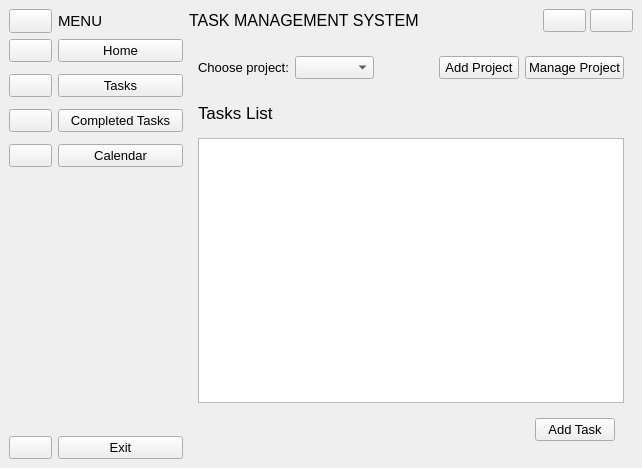
<?xml version="1.0" encoding="UTF-8"?>
<ui version="4.0">
 <class>MainWindow</class>
 <widget class="QMainWindow" name="MainWindow">
  <property name="geometry">
   <rect>
    <x>0</x>
    <y>0</y>
    <width>642</width>
    <height>468</height>
   </rect>
  </property>
  <property name="font">
   <font>
    <pointsize>10</pointsize>
   </font>
  </property>
  <property name="windowTitle">
   <string>Task Management System</string>
  </property>
  <property name="windowIcon">
   <iconset resource="resources.qrc">
    <normaloff>:/icons/icons/9054813_bx_task_icon.svg</normaloff>:/icons/icons/9054813_bx_task_icon.svg</iconset>
  </property>
  <widget class="QWidget" name="centralwidget">
   <layout class="QHBoxLayout" name="horizontalLayout_6">
    <item>
     <widget class="QWidget" name="navbar_widget" native="true">
      <layout class="QVBoxLayout" name="verticalLayout_3">
       <property name="leftMargin">
        <number>0</number>
       </property>
       <property name="topMargin">
        <number>0</number>
       </property>
       <property name="rightMargin">
        <number>0</number>
       </property>
       <property name="bottomMargin">
        <number>0</number>
       </property>
       <item>
        <widget class="QWidget" name="widget_4" native="true">
         <property name="sizePolicy">
          <sizepolicy hsizetype="Preferred" vsizetype="Fixed">
           <horstretch>0</horstretch>
           <verstretch>0</verstretch>
          </sizepolicy>
         </property>
         <property name="minimumSize">
          <size>
           <width>0</width>
           <height>24</height>
          </size>
         </property>
         <layout class="QHBoxLayout" name="horizontalLayout_4">
          <property name="leftMargin">
           <number>0</number>
          </property>
          <property name="topMargin">
           <number>0</number>
          </property>
          <property name="rightMargin">
           <number>0</number>
          </property>
          <property name="bottomMargin">
           <number>0</number>
          </property>
          <item>
           <widget class="QPushButton" name="menu_btn">
            <property name="sizePolicy">
             <sizepolicy hsizetype="Fixed" vsizetype="Preferred">
              <horstretch>0</horstretch>
              <verstretch>0</verstretch>
             </sizepolicy>
            </property>
            <property name="focusPolicy">
             <enum>Qt::TabFocus</enum>
            </property>
            <property name="toolTip">
             <string>Collapse menu</string>
            </property>
            <property name="text">
             <string/>
            </property>
            <property name="icon">
             <iconset resource="resources.qrc">
              <normaloff>:/icons/icons/134216_menu_lines_hamburger_icon.svg</normaloff>:/icons/icons/134216_menu_lines_hamburger_icon.svg</iconset>
            </property>
            <property name="shortcut">
             <string>Alt+M</string>
            </property>
            <property name="autoDefault">
             <bool>true</bool>
            </property>
           </widget>
          </item>
          <item>
           <widget class="QLabel" name="menu_label">
            <property name="font">
             <font>
              <pointsize>11</pointsize>
             </font>
            </property>
            <property name="text">
             <string>MENU</string>
            </property>
           </widget>
          </item>
         </layout>
        </widget>
       </item>
       <item>
        <widget class="QWidget" name="widget_2" native="true">
         <layout class="QHBoxLayout" name="horizontalLayout">
          <property name="leftMargin">
           <number>0</number>
          </property>
          <property name="topMargin">
           <number>0</number>
          </property>
          <property name="rightMargin">
           <number>0</number>
          </property>
          <property name="bottomMargin">
           <number>0</number>
          </property>
          <item>
           <widget class="QWidget" name="icons_only_widget" native="true">
            <layout class="QVBoxLayout" name="verticalLayout_2">
             <property name="spacing">
              <number>12</number>
             </property>
             <property name="leftMargin">
              <number>0</number>
             </property>
             <property name="topMargin">
              <number>0</number>
             </property>
             <property name="rightMargin">
              <number>0</number>
             </property>
             <property name="bottomMargin">
              <number>0</number>
             </property>
             <item>
              <widget class="QPushButton" name="home_btn_1">
               <property name="focusPolicy">
                <enum>Qt::TabFocus</enum>
               </property>
               <property name="toolTip">
                <string>Home (Alt+H)</string>
               </property>
               <property name="text">
                <string/>
               </property>
               <property name="icon">
                <iconset resource="resources.qrc">
                 <normaloff>:/icons/icons/216242_home_icon.svg</normaloff>:/icons/icons/216242_home_icon.svg</iconset>
               </property>
               <property name="shortcut">
                <string>Alt+H</string>
               </property>
               <property name="checkable">
                <bool>true</bool>
               </property>
               <property name="autoExclusive">
                <bool>true</bool>
               </property>
               <property name="autoDefault">
                <bool>true</bool>
               </property>
              </widget>
             </item>
             <item>
              <widget class="QPushButton" name="tasks_btn_1">
               <property name="focusPolicy">
                <enum>Qt::TabFocus</enum>
               </property>
               <property name="toolTip">
                <string>Tasks (Alt+T)</string>
               </property>
               <property name="text">
                <string/>
               </property>
               <property name="icon">
                <iconset resource="resources.qrc">
                 <normaloff>:/icons/icons/9104111_list_checklist_done_complete_task_icon.svg</normaloff>:/icons/icons/9104111_list_checklist_done_complete_task_icon.svg</iconset>
               </property>
               <property name="shortcut">
                <string>Alt+T</string>
               </property>
               <property name="checkable">
                <bool>true</bool>
               </property>
               <property name="autoExclusive">
                <bool>true</bool>
               </property>
               <property name="autoDefault">
                <bool>true</bool>
               </property>
              </widget>
             </item>
             <item>
              <widget class="QPushButton" name="completed_tasks_btn_1">
               <property name="focusPolicy">
                <enum>Qt::TabFocus</enum>
               </property>
               <property name="toolTip">
                <string>Completed Tasks (Alt+C)</string>
               </property>
               <property name="text">
                <string/>
               </property>
               <property name="icon">
                <iconset resource="resources.qrc">
                 <normaloff>:/icons/icons/9040503_list_task_icon.svg</normaloff>:/icons/icons/9040503_list_task_icon.svg</iconset>
               </property>
               <property name="shortcut">
                <string>Alt+C</string>
               </property>
               <property name="checkable">
                <bool>true</bool>
               </property>
               <property name="autoExclusive">
                <bool>true</bool>
               </property>
               <property name="autoDefault">
                <bool>true</bool>
               </property>
              </widget>
             </item>
             <item>
              <widget class="QPushButton" name="calendar_btn_1">
               <property name="focusPolicy">
                <enum>Qt::TabFocus</enum>
               </property>
               <property name="toolTip">
                <string>Calendar (Alt+L)</string>
               </property>
               <property name="text">
                <string/>
               </property>
               <property name="icon">
                <iconset resource="resources.qrc">
                 <normaloff>:/icons/icons/290104_calendar_clock_date_event_schedule_icon.svg</normaloff>:/icons/icons/290104_calendar_clock_date_event_schedule_icon.svg</iconset>
               </property>
               <property name="shortcut">
                <string>Alt+L</string>
               </property>
               <property name="checkable">
                <bool>true</bool>
               </property>
               <property name="autoExclusive">
                <bool>true</bool>
               </property>
               <property name="autoDefault">
                <bool>true</bool>
               </property>
              </widget>
             </item>
             <item>
              <spacer name="verticalSpacer">
               <property name="orientation">
                <enum>Qt::Vertical</enum>
               </property>
               <property name="sizeHint" stdset="0">
                <size>
                 <width>20</width>
                 <height>325</height>
                </size>
               </property>
              </spacer>
             </item>
             <item>
              <widget class="QPushButton" name="exit_btn_1">
               <property name="focusPolicy">
                <enum>Qt::TabFocus</enum>
               </property>
               <property name="toolTip">
                <string>Exit</string>
               </property>
               <property name="text">
                <string/>
               </property>
               <property name="icon">
                <iconset resource="resources.qrc">
                 <normaloff>:/icons/icons/211650_close_circled_icon.svg</normaloff>:/icons/icons/211650_close_circled_icon.svg</iconset>
               </property>
               <property name="autoDefault">
                <bool>true</bool>
               </property>
              </widget>
             </item>
            </layout>
           </widget>
          </item>
          <item>
           <widget class="QWidget" name="full_name_widget" native="true">
            <property name="minimumSize">
             <size>
              <width>125</width>
              <height>0</height>
             </size>
            </property>
            <layout class="QVBoxLayout" name="verticalLayout">
             <property name="spacing">
              <number>12</number>
             </property>
             <property name="leftMargin">
              <number>0</number>
             </property>
             <property name="topMargin">
              <number>0</number>
             </property>
             <property name="rightMargin">
              <number>0</number>
             </property>
             <property name="bottomMargin">
              <number>0</number>
             </property>
             <item>
              <widget class="QPushButton" name="home_btn_2">
               <property name="focusPolicy">
                <enum>Qt::TabFocus</enum>
               </property>
               <property name="text">
                <string>Home</string>
               </property>
               <property name="icon">
                <iconset resource="resources.qrc">
                 <normaloff>:/icons/icons/216242_home_icon.svg</normaloff>:/icons/icons/216242_home_icon.svg</iconset>
               </property>
               <property name="shortcut">
                <string>Alt+H</string>
               </property>
               <property name="checkable">
                <bool>true</bool>
               </property>
               <property name="autoExclusive">
                <bool>true</bool>
               </property>
               <property name="autoDefault">
                <bool>true</bool>
               </property>
              </widget>
             </item>
             <item>
              <widget class="QPushButton" name="tasks_btn_2">
               <property name="focusPolicy">
                <enum>Qt::TabFocus</enum>
               </property>
               <property name="text">
                <string>Tasks</string>
               </property>
               <property name="icon">
                <iconset resource="resources.qrc">
                 <normaloff>:/icons/icons/9104111_list_checklist_done_complete_task_icon.svg</normaloff>:/icons/icons/9104111_list_checklist_done_complete_task_icon.svg</iconset>
               </property>
               <property name="shortcut">
                <string>Alt+T</string>
               </property>
               <property name="checkable">
                <bool>true</bool>
               </property>
               <property name="autoExclusive">
                <bool>true</bool>
               </property>
               <property name="autoDefault">
                <bool>true</bool>
               </property>
              </widget>
             </item>
             <item>
              <widget class="QPushButton" name="completed_tasks_btn_2">
               <property name="focusPolicy">
                <enum>Qt::TabFocus</enum>
               </property>
               <property name="layoutDirection">
                <enum>Qt::LeftToRight</enum>
               </property>
               <property name="text">
                <string>Completed Tasks</string>
               </property>
               <property name="icon">
                <iconset resource="resources.qrc">
                 <normaloff>:/icons/icons/9040503_list_task_icon.svg</normaloff>:/icons/icons/9040503_list_task_icon.svg</iconset>
               </property>
               <property name="shortcut">
                <string>Alt+C</string>
               </property>
               <property name="checkable">
                <bool>true</bool>
               </property>
               <property name="autoExclusive">
                <bool>true</bool>
               </property>
               <property name="autoDefault">
                <bool>true</bool>
               </property>
              </widget>
             </item>
             <item>
              <widget class="QPushButton" name="calendar_btn_2">
               <property name="focusPolicy">
                <enum>Qt::TabFocus</enum>
               </property>
               <property name="text">
                <string>Calendar</string>
               </property>
               <property name="icon">
                <iconset resource="resources.qrc">
                 <normaloff>:/icons/icons/290104_calendar_clock_date_event_schedule_icon.svg</normaloff>:/icons/icons/290104_calendar_clock_date_event_schedule_icon.svg</iconset>
               </property>
               <property name="shortcut">
                <string>Alt+L</string>
               </property>
               <property name="checkable">
                <bool>true</bool>
               </property>
               <property name="autoExclusive">
                <bool>true</bool>
               </property>
               <property name="autoDefault">
                <bool>true</bool>
               </property>
              </widget>
             </item>
             <item>
              <spacer name="verticalSpacer_2">
               <property name="orientation">
                <enum>Qt::Vertical</enum>
               </property>
               <property name="sizeHint" stdset="0">
                <size>
                 <width>20</width>
                 <height>325</height>
                </size>
               </property>
              </spacer>
             </item>
             <item>
              <widget class="QPushButton" name="exit_btn_2">
               <property name="focusPolicy">
                <enum>Qt::TabFocus</enum>
               </property>
               <property name="text">
                <string>Exit</string>
               </property>
               <property name="icon">
                <iconset resource="resources.qrc">
                 <normaloff>:/icons/icons/211650_close_circled_icon.svg</normaloff>:/icons/icons/211650_close_circled_icon.svg</iconset>
               </property>
               <property name="autoDefault">
                <bool>true</bool>
               </property>
              </widget>
             </item>
            </layout>
           </widget>
          </item>
         </layout>
        </widget>
       </item>
      </layout>
     </widget>
    </item>
    <item>
     <widget class="QWidget" name="widget" native="true">
      <layout class="QVBoxLayout" name="verticalLayout_4">
       <property name="leftMargin">
        <number>0</number>
       </property>
       <property name="topMargin">
        <number>0</number>
       </property>
       <property name="rightMargin">
        <number>0</number>
       </property>
       <property name="bottomMargin">
        <number>0</number>
       </property>
       <item>
        <widget class="QWidget" name="header_widget" native="true">
         <layout class="QHBoxLayout" name="horizontalLayout_3">
          <property name="spacing">
           <number>4</number>
          </property>
          <property name="leftMargin">
           <number>0</number>
          </property>
          <property name="topMargin">
           <number>0</number>
          </property>
          <property name="rightMargin">
           <number>0</number>
          </property>
          <property name="bottomMargin">
           <number>0</number>
          </property>
          <item>
           <widget class="QLabel" name="label_3">
            <property name="font">
             <font>
              <pointsize>12</pointsize>
             </font>
            </property>
            <property name="text">
             <string>TASK MANAGEMENT SYSTEM</string>
            </property>
           </widget>
          </item>
          <item>
           <spacer name="horizontalSpacer_2">
            <property name="orientation">
             <enum>Qt::Horizontal</enum>
            </property>
            <property name="sizeHint" stdset="0">
             <size>
              <width>160</width>
              <height>20</height>
             </size>
            </property>
           </spacer>
          </item>
          <item>
           <widget class="QPushButton" name="search_btn">
            <property name="focusPolicy">
             <enum>Qt::TabFocus</enum>
            </property>
            <property name="toolTip">
             <string>Search for tasks</string>
            </property>
            <property name="text">
             <string/>
            </property>
            <property name="icon">
             <iconset resource="resources.qrc">
              <normaloff>:/icons/icons/3844432_magnifier_search_zoom_icon.svg</normaloff>:/icons/icons/3844432_magnifier_search_zoom_icon.svg</iconset>
            </property>
            <property name="autoDefault">
             <bool>true</bool>
            </property>
           </widget>
          </item>
          <item>
           <widget class="QPushButton" name="user_btn">
            <property name="focusPolicy">
             <enum>Qt::TabFocus</enum>
            </property>
            <property name="toolTip">
             <string>Click to see user options</string>
            </property>
            <property name="text">
             <string/>
            </property>
            <property name="icon">
             <iconset resource="resources.qrc">
              <normaloff>:/icons/icons/1564534_customer_man_user_account_profile_icon.svg</normaloff>:/icons/icons/1564534_customer_man_user_account_profile_icon.svg</iconset>
            </property>
            <property name="autoDefault">
             <bool>true</bool>
            </property>
           </widget>
          </item>
         </layout>
        </widget>
       </item>
       <item>
        <widget class="QStackedWidget" name="stackedWidget">
         <property name="currentIndex">
          <number>1</number>
         </property>
         <widget class="QWidget" name="home_page">
          <layout class="QVBoxLayout" name="verticalLayout_7">
           <item>
            <layout class="QHBoxLayout" name="horizontalLayout_8">
             <item>
              <widget class="QLabel" name="no_of_tasks">
               <property name="sizePolicy">
                <sizepolicy hsizetype="Fixed" vsizetype="Preferred">
                 <horstretch>0</horstretch>
                 <verstretch>0</verstretch>
                </sizepolicy>
               </property>
               <property name="minimumSize">
                <size>
                 <width>0</width>
                 <height>50</height>
                </size>
               </property>
               <property name="font">
                <font>
                 <pointsize>15</pointsize>
                </font>
               </property>
               <property name="text">
                <string>Number of tasks</string>
               </property>
              </widget>
             </item>
             <item>
              <spacer name="horizontalSpacer_5">
               <property name="orientation">
                <enum>Qt::Horizontal</enum>
               </property>
               <property name="sizeHint" stdset="0">
                <size>
                 <width>40</width>
                 <height>20</height>
                </size>
               </property>
              </spacer>
             </item>
            </layout>
           </item>
           <item>
            <layout class="QHBoxLayout" name="horizontalLayout_12">
             <item>
              <widget class="QLabel" name="no_of_overdue_tasks">
               <property name="sizePolicy">
                <sizepolicy hsizetype="Fixed" vsizetype="Preferred">
                 <horstretch>0</horstretch>
                 <verstretch>0</verstretch>
                </sizepolicy>
               </property>
               <property name="minimumSize">
                <size>
                 <width>0</width>
                 <height>50</height>
                </size>
               </property>
               <property name="font">
                <font>
                 <pointsize>15</pointsize>
                </font>
               </property>
               <property name="text">
                <string>Number of overdue tasks</string>
               </property>
              </widget>
             </item>
             <item>
              <spacer name="horizontalSpacer_9">
               <property name="orientation">
                <enum>Qt::Horizontal</enum>
               </property>
               <property name="sizeHint" stdset="0">
                <size>
                 <width>40</width>
                 <height>20</height>
                </size>
               </property>
              </spacer>
             </item>
            </layout>
           </item>
           <item>
            <layout class="QHBoxLayout" name="horizontalLayout_13">
             <item>
              <widget class="QLabel" name="label_6">
               <property name="font">
                <font>
                 <pointsize>13</pointsize>
                </font>
               </property>
               <property name="text">
                <string>Recommended tasks</string>
               </property>
              </widget>
             </item>
             <item>
              <spacer name="horizontalSpacer_10">
               <property name="orientation">
                <enum>Qt::Horizontal</enum>
               </property>
               <property name="sizeHint" stdset="0">
                <size>
                 <width>40</width>
                 <height>20</height>
                </size>
               </property>
              </spacer>
             </item>
            </layout>
           </item>
           <item>
            <widget class="QTableView" name="filtered_tasks">
             <property name="focusPolicy">
              <enum>Qt::TabFocus</enum>
             </property>
             <property name="tabKeyNavigation">
              <bool>false</bool>
             </property>
            </widget>
           </item>
          </layout>
         </widget>
         <widget class="QWidget" name="tasks_page">
          <layout class="QVBoxLayout" name="verticalLayout_5">
           <item>
            <widget class="QWidget" name="widget_8" native="true">
             <property name="minimumSize">
              <size>
               <width>0</width>
               <height>30</height>
              </size>
             </property>
             <layout class="QHBoxLayout" name="horizontalLayout_9">
              <property name="leftMargin">
               <number>0</number>
              </property>
              <property name="rightMargin">
               <number>0</number>
              </property>
              <item>
               <widget class="QLabel" name="label_5">
                <property name="text">
                 <string>Choose project:</string>
                </property>
               </widget>
              </item>
              <item>
               <widget class="QComboBox" name="project">
                <property name="toolTip">
                 <string>Click to see other projects</string>
                </property>
               </widget>
              </item>
              <item>
               <spacer name="horizontalSpacer_6">
                <property name="orientation">
                 <enum>Qt::Horizontal</enum>
                </property>
                <property name="sizeHint" stdset="0">
                 <size>
                  <width>175</width>
                  <height>20</height>
                 </size>
                </property>
               </spacer>
              </item>
              <item>
               <widget class="QPushButton" name="add_project_btn">
                <property name="focusPolicy">
                 <enum>Qt::TabFocus</enum>
                </property>
                <property name="text">
                 <string>Add Project</string>
                </property>
                <property name="autoDefault">
                 <bool>true</bool>
                </property>
               </widget>
              </item>
              <item>
               <widget class="QPushButton" name="manage_project_btn">
                <property name="focusPolicy">
                 <enum>Qt::TabFocus</enum>
                </property>
                <property name="text">
                 <string>Manage Project</string>
                </property>
                <property name="autoDefault">
                 <bool>true</bool>
                </property>
               </widget>
              </item>
             </layout>
            </widget>
           </item>
           <item>
            <widget class="QWidget" name="widget_6" native="true">
             <property name="sizePolicy">
              <sizepolicy hsizetype="Preferred" vsizetype="Preferred">
               <horstretch>0</horstretch>
               <verstretch>0</verstretch>
              </sizepolicy>
             </property>
             <property name="minimumSize">
              <size>
               <width>0</width>
               <height>30</height>
              </size>
             </property>
             <layout class="QHBoxLayout" name="horizontalLayout_2">
              <property name="leftMargin">
               <number>0</number>
              </property>
              <item>
               <widget class="QLabel" name="label">
                <property name="font">
                 <font>
                  <pointsize>13</pointsize>
                 </font>
                </property>
                <property name="text">
                 <string>Tasks List</string>
                </property>
               </widget>
              </item>
              <item>
               <spacer name="horizontalSpacer_3">
                <property name="orientation">
                 <enum>Qt::Horizontal</enum>
                </property>
                <property name="sizeHint" stdset="0">
                 <size>
                  <width>448</width>
                  <height>20</height>
                 </size>
                </property>
               </spacer>
              </item>
             </layout>
            </widget>
           </item>
           <item>
            <widget class="QTableView" name="tasks_list">
             <property name="focusPolicy">
              <enum>Qt::TabFocus</enum>
             </property>
             <property name="tabKeyNavigation">
              <bool>false</bool>
             </property>
             <property name="alternatingRowColors">
              <bool>true</bool>
             </property>
            </widget>
           </item>
           <item>
            <widget class="QWidget" name="widget_5" native="true">
             <property name="sizePolicy">
              <sizepolicy hsizetype="Preferred" vsizetype="Fixed">
               <horstretch>0</horstretch>
               <verstretch>0</verstretch>
              </sizepolicy>
             </property>
             <layout class="QHBoxLayout" name="horizontalLayout_5">
              <item>
               <spacer name="horizontalSpacer">
                <property name="orientation">
                 <enum>Qt::Horizontal</enum>
                </property>
                <property name="sizeHint" stdset="0">
                 <size>
                  <width>463</width>
                  <height>20</height>
                 </size>
                </property>
               </spacer>
              </item>
              <item>
               <widget class="QPushButton" name="add_task_btn">
                <property name="focusPolicy">
                 <enum>Qt::TabFocus</enum>
                </property>
                <property name="text">
                 <string>Add Task</string>
                </property>
                <property name="shortcut">
                 <string>Ctrl+T</string>
                </property>
                <property name="autoDefault">
                 <bool>true</bool>
                </property>
               </widget>
              </item>
             </layout>
            </widget>
           </item>
          </layout>
         </widget>
         <widget class="QWidget" name="completed_tasks_page">
          <layout class="QVBoxLayout" name="verticalLayout_6">
           <item>
            <layout class="QHBoxLayout" name="horizontalLayout_15">
             <item>
              <widget class="QLabel" name="number_of_completed_tasks">
               <property name="minimumSize">
                <size>
                 <width>0</width>
                 <height>50</height>
                </size>
               </property>
               <property name="font">
                <font>
                 <pointsize>15</pointsize>
                </font>
               </property>
               <property name="text">
                <string>Number of Completed Tasks</string>
               </property>
              </widget>
             </item>
             <item>
              <spacer name="horizontalSpacer_12">
               <property name="orientation">
                <enum>Qt::Horizontal</enum>
               </property>
               <property name="sizeHint" stdset="0">
                <size>
                 <width>40</width>
                 <height>20</height>
                </size>
               </property>
              </spacer>
             </item>
            </layout>
           </item>
           <item>
            <layout class="QHBoxLayout" name="horizontalLayout_7">
             <item>
              <widget class="QLabel" name="label_2">
               <property name="font">
                <font>
                 <pointsize>12</pointsize>
                </font>
               </property>
               <property name="text">
                <string>Completed Tasks</string>
               </property>
              </widget>
             </item>
             <item>
              <spacer name="horizontalSpacer_4">
               <property name="orientation">
                <enum>Qt::Horizontal</enum>
               </property>
               <property name="sizeHint" stdset="0">
                <size>
                 <width>401</width>
                 <height>20</height>
                </size>
               </property>
              </spacer>
             </item>
            </layout>
           </item>
           <item>
            <widget class="QTableView" name="completed_tasks">
             <property name="focusPolicy">
              <enum>Qt::TabFocus</enum>
             </property>
             <property name="tabKeyNavigation">
              <bool>false</bool>
             </property>
            </widget>
           </item>
           <item>
            <layout class="QHBoxLayout" name="horizontalLayout_14">
             <item>
              <spacer name="horizontalSpacer_11">
               <property name="orientation">
                <enum>Qt::Horizontal</enum>
               </property>
               <property name="sizeHint" stdset="0">
                <size>
                 <width>40</width>
                 <height>20</height>
                </size>
               </property>
              </spacer>
             </item>
             <item>
              <widget class="QPushButton" name="clear_all_btn">
               <property name="focusPolicy">
                <enum>Qt::TabFocus</enum>
               </property>
               <property name="toolTip">
                <string>Delete all completed tasks</string>
               </property>
               <property name="text">
                <string>Clear All</string>
               </property>
               <property name="autoDefault">
                <bool>true</bool>
               </property>
              </widget>
             </item>
            </layout>
           </item>
          </layout>
         </widget>
         <widget class="QWidget" name="calendar_page">
          <layout class="QVBoxLayout" name="verticalLayout_8">
           <item>
            <layout class="QHBoxLayout" name="horizontalLayout_11">
             <item>
              <widget class="QLabel" name="label_4">
               <property name="font">
                <font>
                 <pointsize>13</pointsize>
                </font>
               </property>
               <property name="text">
                <string>Calendar View</string>
               </property>
              </widget>
             </item>
             <item>
              <spacer name="horizontalSpacer_8">
               <property name="orientation">
                <enum>Qt::Horizontal</enum>
               </property>
               <property name="sizeHint" stdset="0">
                <size>
                 <width>40</width>
                 <height>20</height>
                </size>
               </property>
              </spacer>
             </item>
            </layout>
           </item>
           <item>
            <widget class="QCalendarWidget" name="calendar">
             <property name="cursor">
              <cursorShape>PointingHandCursor</cursorShape>
             </property>
             <property name="toolTip">
              <string>Click to see tasks scheduled for this date</string>
             </property>
            </widget>
           </item>
           <item>
            <layout class="QHBoxLayout" name="horizontalLayout_10">
             <property name="topMargin">
              <number>8</number>
             </property>
             <property name="bottomMargin">
              <number>2</number>
             </property>
             <item>
              <widget class="QLabel" name="schedules_for">
               <property name="font">
                <font>
                 <pointsize>11</pointsize>
                </font>
               </property>
               <property name="text">
                <string>Schedules on this day</string>
               </property>
              </widget>
             </item>
             <item>
              <spacer name="horizontalSpacer_7">
               <property name="orientation">
                <enum>Qt::Horizontal</enum>
               </property>
               <property name="sizeHint" stdset="0">
                <size>
                 <width>40</width>
                 <height>20</height>
                </size>
               </property>
              </spacer>
             </item>
            </layout>
           </item>
           <item>
            <widget class="QTableView" name="calendar_table">
             <property name="focusPolicy">
              <enum>Qt::TabFocus</enum>
             </property>
            </widget>
           </item>
          </layout>
         </widget>
        </widget>
       </item>
      </layout>
     </widget>
    </item>
   </layout>
  </widget>
 </widget>
 <tabstops>
  <tabstop>menu_btn</tabstop>
  <tabstop>search_btn</tabstop>
  <tabstop>user_btn</tabstop>
  <tabstop>home_btn_1</tabstop>
  <tabstop>tasks_btn_1</tabstop>
  <tabstop>completed_tasks_btn_1</tabstop>
  <tabstop>calendar_btn_1</tabstop>
  <tabstop>exit_btn_1</tabstop>
  <tabstop>home_btn_2</tabstop>
  <tabstop>tasks_btn_2</tabstop>
  <tabstop>completed_tasks_btn_2</tabstop>
  <tabstop>calendar_btn_2</tabstop>
  <tabstop>exit_btn_2</tabstop>
  <tabstop>filtered_tasks</tabstop>
  <tabstop>project</tabstop>
  <tabstop>add_project_btn</tabstop>
  <tabstop>manage_project_btn</tabstop>
  <tabstop>tasks_list</tabstop>
  <tabstop>add_task_btn</tabstop>
  <tabstop>completed_tasks</tabstop>
  <tabstop>clear_all_btn</tabstop>
  <tabstop>calendar</tabstop>
  <tabstop>calendar_table</tabstop>
 </tabstops>
 <resources>
  <include location="resources.qrc"/>
 </resources>
 <connections>
  <connection>
   <sender>home_btn_1</sender>
   <signal>toggled(bool)</signal>
   <receiver>home_btn_2</receiver>
   <slot>setChecked(bool)</slot>
   <hints>
    <hint type="sourcelabel">
     <x>35</x>
     <y>56</y>
    </hint>
    <hint type="destinationlabel">
     <x>105</x>
     <y>56</y>
    </hint>
   </hints>
  </connection>
  <connection>
   <sender>tasks_btn_1</sender>
   <signal>toggled(bool)</signal>
   <receiver>tasks_btn_2</receiver>
   <slot>setChecked(bool)</slot>
   <hints>
    <hint type="sourcelabel">
     <x>31</x>
     <y>84</y>
    </hint>
    <hint type="destinationlabel">
     <x>100</x>
     <y>84</y>
    </hint>
   </hints>
  </connection>
  <connection>
   <sender>completed_tasks_btn_1</sender>
   <signal>toggled(bool)</signal>
   <receiver>completed_tasks_btn_2</receiver>
   <slot>setChecked(bool)</slot>
   <hints>
    <hint type="sourcelabel">
     <x>36</x>
     <y>112</y>
    </hint>
    <hint type="destinationlabel">
     <x>98</x>
     <y>112</y>
    </hint>
   </hints>
  </connection>
  <connection>
   <sender>calendar_btn_1</sender>
   <signal>toggled(bool)</signal>
   <receiver>calendar_btn_2</receiver>
   <slot>setChecked(bool)</slot>
   <hints>
    <hint type="sourcelabel">
     <x>36</x>
     <y>140</y>
    </hint>
    <hint type="destinationlabel">
     <x>101</x>
     <y>140</y>
    </hint>
   </hints>
  </connection>
  <connection>
   <sender>home_btn_2</sender>
   <signal>toggled(bool)</signal>
   <receiver>home_btn_1</receiver>
   <slot>setChecked(bool)</slot>
   <hints>
    <hint type="sourcelabel">
     <x>51</x>
     <y>51</y>
    </hint>
    <hint type="destinationlabel">
     <x>18</x>
     <y>51</y>
    </hint>
   </hints>
  </connection>
  <connection>
   <sender>tasks_btn_2</sender>
   <signal>toggled(bool)</signal>
   <receiver>tasks_btn_1</receiver>
   <slot>setChecked(bool)</slot>
   <hints>
    <hint type="sourcelabel">
     <x>69</x>
     <y>80</y>
    </hint>
    <hint type="destinationlabel">
     <x>29</x>
     <y>80</y>
    </hint>
   </hints>
  </connection>
  <connection>
   <sender>completed_tasks_btn_2</sender>
   <signal>toggled(bool)</signal>
   <receiver>completed_tasks_btn_1</receiver>
   <slot>setChecked(bool)</slot>
   <hints>
    <hint type="sourcelabel">
     <x>75</x>
     <y>108</y>
    </hint>
    <hint type="destinationlabel">
     <x>34</x>
     <y>111</y>
    </hint>
   </hints>
  </connection>
  <connection>
   <sender>exit_btn_2</sender>
   <signal>clicked()</signal>
   <receiver>MainWindow</receiver>
   <slot>close()</slot>
   <hints>
    <hint type="sourcelabel">
     <x>151</x>
     <y>498</y>
    </hint>
    <hint type="destinationlabel">
     <x>117</x>
     <y>543</y>
    </hint>
   </hints>
  </connection>
  <connection>
   <sender>exit_btn_1</sender>
   <signal>clicked()</signal>
   <receiver>MainWindow</receiver>
   <slot>close()</slot>
   <hints>
    <hint type="sourcelabel">
     <x>36</x>
     <y>498</y>
    </hint>
    <hint type="destinationlabel">
     <x>23</x>
     <y>567</y>
    </hint>
   </hints>
  </connection>
  <connection>
   <sender>calendar_btn_2</sender>
   <signal>toggled(bool)</signal>
   <receiver>calendar_btn_1</receiver>
   <slot>setChecked(bool)</slot>
   <hints>
    <hint type="sourcelabel">
     <x>96</x>
     <y>135</y>
    </hint>
    <hint type="destinationlabel">
     <x>22</x>
     <y>138</y>
    </hint>
   </hints>
  </connection>
 </connections>
</ui>
